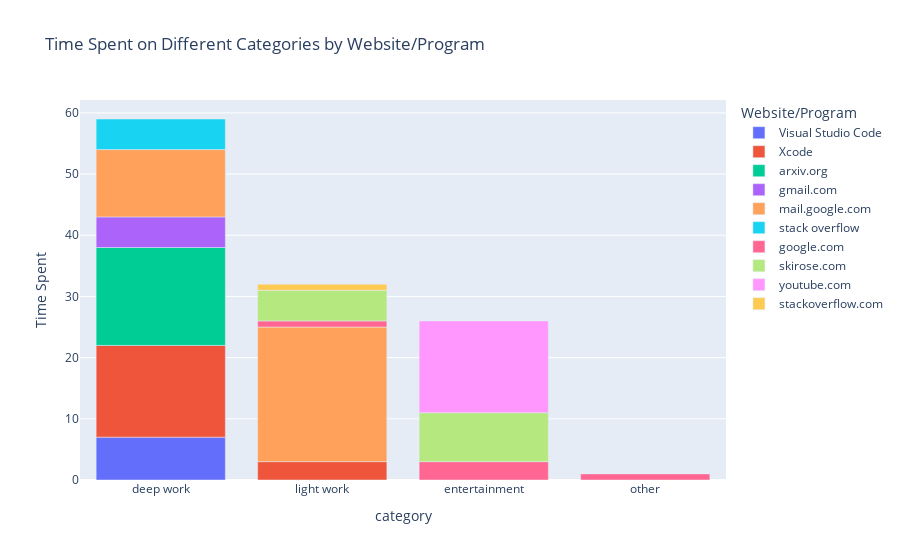

The notebook cell saved with this chart:
### Code cell
grouped_data = df.groupby(['category', 'website_or_program']).size().reset_index(name='time_spent')

# Create a stacked bar chart using Plotly for interactive visualization
fig = px.bar(grouped_data, x='category', y='time_spent', color='website_or_program', 
             title='Time Spent on Different Categories by Website/Program',
             labels={'time_spent':'Time Spent', 'website_or_program':'Website/Program'})
fig.show()

### Figure 1 — Plotly figure (JSON) as saved in the notebook; plotly's stock layout.template omitted (floating-point values rounded to 4 significant figures)
{"data": [{"alignmentgroup": "True", "hovertemplate": "Website/Program=Visual Studio Code<br>category=%{x}<br>Time Spent=%{y}<extra></extra>", "legendgroup": "Visual Studio Code", "marker": {"color": "#636efa", "pattern": {"shape": ""}}, "name": "Visual Studio Code", "offsetgroup": "Visual Studio Code", "orientation": "v", "showlegend": true, "textposition": "auto", "type": "bar", "x": ["deep work"], "xaxis": "x", "y": [7], "yaxis": "y"}, {"alignmentgroup": "True", "hovertemplate": "Website/Program=Xcode<br>category=%{x}<br>Time Spent=%{y}<extra></extra>", "legendgroup": "Xcode", "marker": {"color": "#EF553B", "pattern": {"shape": ""}}, "name": "Xcode", "offsetgroup": "Xcode", "orientation": "v", "showlegend": true, "textposition": "auto", "type": "bar", "x": ["deep work", "light work"], "xaxis": "x", "y": [15, 3], "yaxis": "y"}, {"alignmentgroup": "True", "hovertemplate": "Website/Program=arxiv.org<br>category=%{x}<br>Time Spent=%{y}<extra></extra>", "legendgroup": "arxiv.org", "marker": {"color": "#00cc96", "pattern": {"shape": ""}}, "name": "arxiv.org", "offsetgroup": "arxiv.org", "orientation": "v", "showlegend": true, "textposition": "auto", "type": "bar", "x": ["deep work"], "xaxis": "x", "y": [16], "yaxis": "y"}, {"alignmentgroup": "True", "hovertemplate": "Website/Program=gmail.com<br>category=%{x}<br>Time Spent=%{y}<extra></extra>", "legendgroup": "gmail.com", "marker": {"color": "#ab63fa", "pattern": {"shape": ""}}, "name": "gmail.com", "offsetgroup": "gmail.com", "orientation": "v", "showlegend": true, "textposition": "auto", "type": "bar", "x": ["deep work"], "xaxis": "x", "y": [5], "yaxis": "y"}, {"alignmentgroup": "True", "hovertemplate": "Website/Program=mail.google.com<br>category=%{x}<br>Time Spent=%{y}<extra></extra>", "legendgroup": "mail.google.com", "marker": {"color": "#FFA15A", "pattern": {"shape": ""}}, "name": "mail.google.com", "offsetgroup": "mail.google.com", "orientation": "v", "showlegend": true, "textposition": "auto", "type": "bar", "x": ["deep work", "light work"], "xaxis": "x", "y": [11, 22], "yaxis": "y"}, {"alignmentgroup": "True", "hovertemplate": "Website/Program=stack overflow<br>category=%{x}<br>Time Spent=%{y}<extra></extra>", "legendgroup": "stack overflow", "marker": {"color": "#19d3f3", "pattern": {"shape": ""}}, "name": "stack overflow", "offsetgroup": "stack overflow", "orientation": "v", "showlegend": true, "textposition": "auto", "type": "bar", "x": ["deep work"], "xaxis": "x", "y": [5], "yaxis": "y"}, {"alignmentgroup": "True", "hovertemplate": "Website/Program=google.com<br>category=%{x}<br>Time Spent=%{y}<extra></extra>", "legendgroup": "google.com", "marker": {"color": "#FF6692", "pattern": {"shape": ""}}, "name": "google.com", "offsetgroup": "google.com", "orientation": "v", "showlegend": true, "textposition": "auto", "type": "bar", "x": ["entertainment", "light work", "other"], "xaxis": "x", "y": [3, 1, 1], "yaxis": "y"}, {"alignmentgroup": "True", "hovertemplate": "Website/Program=skirose.com<br>category=%{x}<br>Time Spent=%{y}<extra></extra>", "legendgroup": "skirose.com", "marker": {"color": "#B6E880", "pattern": {"shape": ""}}, "name": "skirose.com", "offsetgroup": "skirose.com", "orientation": "v", "showlegend": true, "textposition": "auto", "type": "bar", "x": ["entertainment", "light work"], "xaxis": "x", "y": [8, 5], "yaxis": "y"}, {"alignmentgroup": "True", "hovertemplate": "Website/Program=youtube.com<br>category=%{x}<br>Time Spent=%{y}<extra></extra>", "legendgroup": "youtube.com", "marker": {"color": "#FF97FF", "pattern": {"shape": ""}}, "name": "youtube.com", "offsetgroup": "youtube.com", "orientation": "v", "showlegend": true, "textposition": "auto", "type": "bar", "x": ["entertainment"], "xaxis": "x", "y": [15], "yaxis": "y"}, {"alignmentgroup": "True", "hovertemplate": "Website/Program=stackoverflow.com<br>category=%{x}<br>Time Spent=%{y}<extra></extra>", "legendgroup": "stackoverflow.com", "marker": {"color": "#FECB52", "pattern": {"shape": ""}}, "name": "stackoverflow.com", "offsetgroup": "stackoverflow.com", "orientation": "v", "showlegend": true, "textposition": "auto", "type": "bar", "x": ["light work"], "xaxis": "x", "y": [1], "yaxis": "y"}], "layout": {"barmode": "relative", "legend": {"title": {"text": "Website/Program"}, "tracegroupgap": 0}, "title": {"text": "Time Spent on Different Categories by Website/Program"}, "xaxis": {"anchor": "y", "domain": [0, 1], "title": {"text": "category"}}, "yaxis": {"anchor": "x", "domain": [0, 1], "title": {"text": "Time Spent"}}}}
